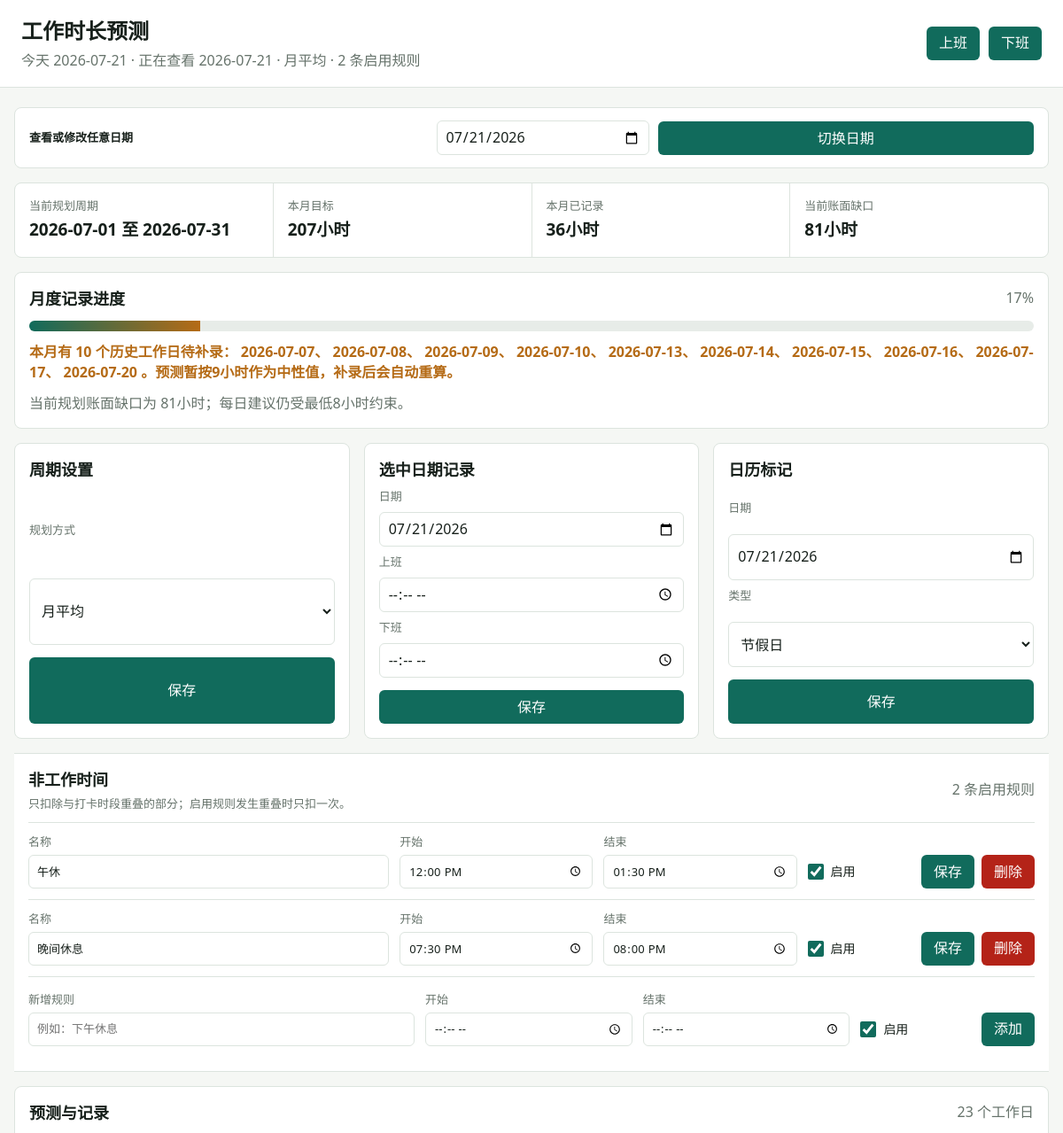
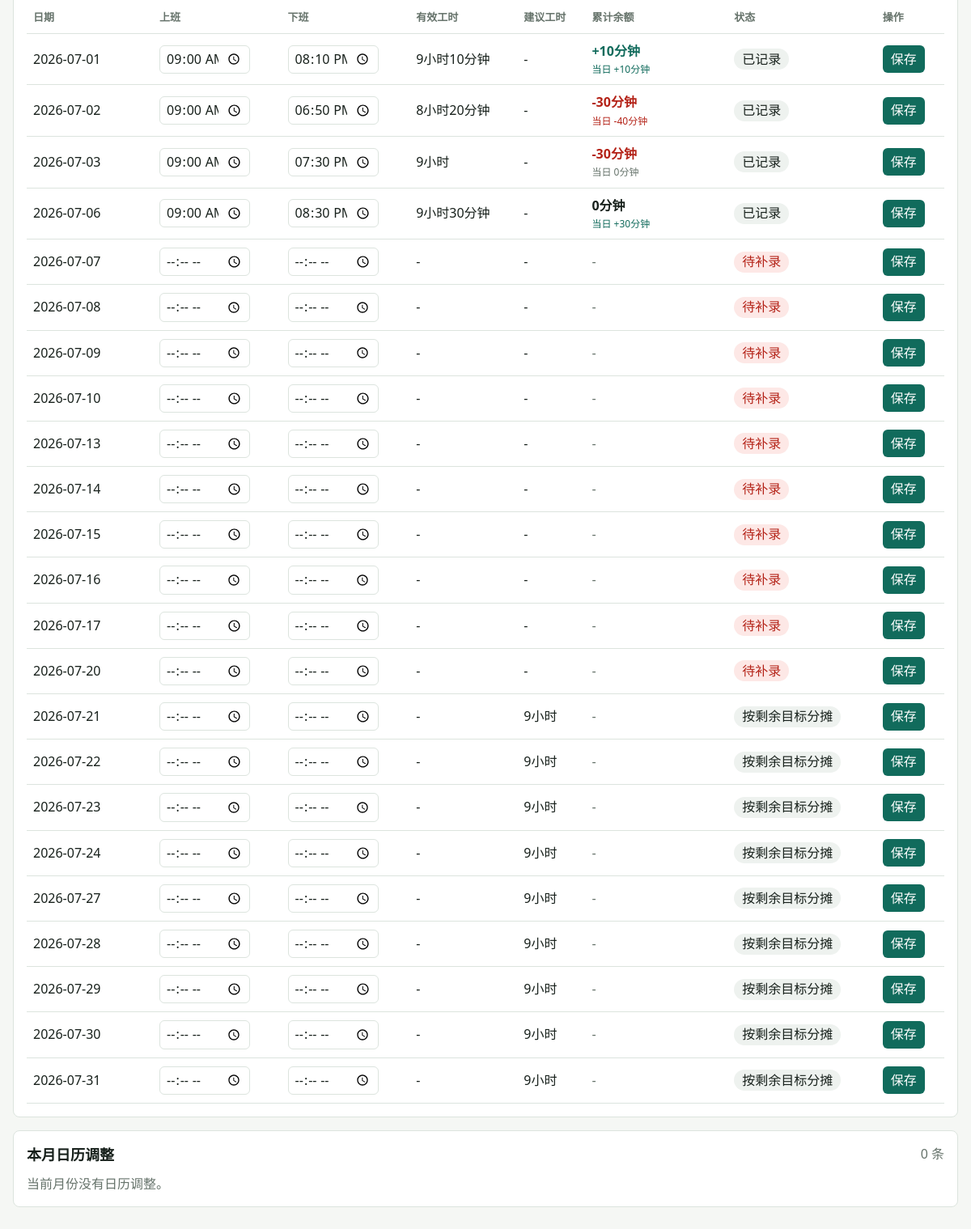
The page / on the database its author committed (2 pictures, top to bottom).
### tables this page shows
CREATE TABLE non_working_intervals (
                    id INTEGER PRIMARY KEY AUTOINCREMENT,
                    name TEXT NOT NULL,
                    start_time TEXT NOT NULL,
                    end_time TEXT NOT NULL,
                    enabled INTEGER NOT NULL DEFAULT 1
                        CHECK (enabled IN (0, 1))
                );

### src/workhours/web.py (the view)
    @app.get("/")
    def index():
        today = today_provider()
        selected_date = _selected_date(today)
        dashboard = _build_dashboard(store, today, selected_date)
        return render_template("index.html", **dashboard)

### src/workhours/domain.py (called while the page is built)
def is_workday(work_date: date, overrides: dict[date, DayOverride]) -> bool:
    override = overrides.get(work_date)
    if override == DayOverride.HOLIDAY:
        return False
    if override == DayOverride.WORKDAY:
        return True
    return work_date.weekday() < 5

def period_bounds(reference_date: date, period: PeriodMode) -> tuple[date, date]:
    month_start, month_end = _month_bounds(reference_date)
    if period == PeriodMode.WEEK:
        week_start = reference_date - timedelta(days=reference_date.weekday())
        week_end = week_start + timedelta(days=6)
        return max(week_start, month_start), min(week_end, month_end)
    return month_start, month_end

def _month_bounds(reference_date: date) -> tuple[date, date]:
    last_day = calendar.monthrange(reference_date.year, reference_date.month)[1]
    return (
        date(reference_date.year, reference_date.month, 1),
        date(reference_date.year, reference_date.month, last_day),
    )

def period_workdays(
    reference_date: date,
    period: PeriodMode,
    overrides: dict[date, DayOverride],
) -> list[date]:
    start, end = period_bounds(reference_date, period)
    days: list[date] = []
    current = start
    while current <= end:
        if is_workday(current, overrides):
            days.append(current)
        current += timedelta(days=1)
    return days

def _actual_minutes(
    work_date: date,
    entries: dict[date, WorkEntry],
    settings: ForecastSettings,
) -> int | None:
    entry = entries.get(work_date)
    if entry is None:
        return None
    return effective_minutes(entry, settings.non_working_intervals)

def _completed_minutes(
    workdays: list[date],
    entries: dict[date, WorkEntry],
    settings: ForecastSettings,
) -> int:
    total = 0
    for day in workdays:
        actual = _actual_minutes(day, entries, settings)
        if actual is not None:
            total += actual
    return total

def _monthly_balances(
    workdays: list[date],
    entries: dict[date, WorkEntry],
    settings: ForecastSettings,
) -> dict[date, tuple[int | None, int | None]]:
    balances: dict[date, tuple[int | None, int | None]] = {}
    cumulative = 0
    for day in workdays:
        actual = _actual_minutes(day, entries, settings)
        if actual is None:
            balances[day] = (None, None)
            continue
        daily = actual - settings.target_minutes_per_day
        cumulative += daily
        balances[day] = (daily, cumulative)
    return balances

### src/workhours/templates/index.html (shortened to what this page needs)
<!doctype html>
<html lang="zh-CN">
  <head>
    <link rel="stylesheet" href="{{ url_for('static', filename='styles.css') }}">
  </head>
  <body>
    <header class="topbar">
      <div>
        <h1>工作时长预测</h1>
        <p>今天 {{ today.isoformat() }} · 正在查看 {{ selected_date.isoformat() }} · {{ settings.period|mode_label }} · {{ enabled_interval_count }} 条启用规则</p>
      </div>
      <form class="quick-actions" method="post" action="{{ url_for('clock_in') }}">
        <button type="submit">上班</button>
      </form>
      <form class="quick-actions" method="post" action="{{ url_for('clock_out') }}">
        <button type="submit">下班</button>
      </form>
    </header>
    <main class="layout">
      <form class="date-focus" method="get" action="{{ url_for('index') }}">
        <label for="reference_date">查看或修改任意日期</label>
        <input id="reference_date" name="reference_date" type="date" value="{{ selected_date.isoformat() }}" required>
        <button type="submit">切换日期</button>
      </form>
      <section
        class="summary-band"
        data-month-target-minutes="{{ forecast.month_target_minutes }}"
        data-carryover-minutes="{{ forecast.carryover_minutes }}"
      >
        <div>
          <span class="label">当前规划周期</span>
          <strong>{{ forecast.period_start.isoformat() }} 至 {{ forecast.period_end.isoformat() }}</strong>
        </div>
        <div>
          <span class="label">本月目标</span>
          <strong>{{ forecast.month_target_minutes|minutes }}</strong>
        </div>
        <div>
          <span class="label">本月已记录</span>
          <strong>{{ forecast.month_completed_minutes|minutes }}</strong>
        </div>
        <div>
          <span class="label">当前账面缺口</span>
          <strong>{{ forecast.remaining_target_minutes|minutes }}</strong>
        </div>
      </section>
      <section class="progress-section">
        <div class="progress-head">
          <h2>月度记录进度</h2>
          <span>{{ period_progress }}%</span>
        </div>
        <div class="progress-track" aria-hidden="true">
          <div class="progress-fill" style="width: {{ period_progress }}%"></div>
        </div>
        {% if forecast.missing_history_days %}
          <p
            id="missing-history-warning"
            class="status warning"
            data-missing-count="{{ forecast.missing_history_days|length }}"
          >
            本月有 {{ forecast.missing_history_days|length }} 个历史工作日待补录：
            {% for day in forecast.missing_history_days %}
              {{ day.isoformat() }}{% if not loop.last %}、{% endif %}
            {% endfor %}。预测暂按9小时作为中性值，补录后会自动重算。
          </p>
        {% endif %}
        {% if forecast.goal_met %}
          <p class="status good">当前规划目标已完成，后续正常工作日仍按最低8小时显示。</p>
        {% else %}
          <p class="status">当前规划账面缺口为 {{ forecast.remaining_target_minutes|minutes }}；每日建议仍受最低8小时约束。</p>
        {% endif %}
      </section>
      <section class="tools-grid">
        <form class="tool-panel" method="post" action="{{ url_for('update_settings') }}">
          <h2>周期设置</h2>
          <label for="period">规划方式</label>
          <select id="period" name="period">
            {% for mode in period_modes %}
              <option value="{{ mode.value }}" {% if mode == settings.period %}selected{% endif %}>{{ mode|mode_label }}</option>
            {% endfor %}
          </select>
          <button type="submit">保存</button>
        </form>
        <form class="tool-panel" method="post" action="{{ url_for('save_entry') }}">
          <h2>选中日期记录</h2>
          <label for="work_date">日期</label>
          <input id="work_date" name="work_date" type="date" value="{{ selected_date.isoformat() }}" required>
          <label for="start_time">上班</label>
          <input id="start_time" name="start_time" type="time" value="{% if selected_entry and selected_entry.start %}{{ selected_entry.start.strftime('%H:%M') }}{% endif %}">
          <label for="end_time">下班</label>
          <input id="end_time" name="end_time" type="time" value="{% if selected_entry and selected_entry.end %}{{ selected_entry.end.strftime('%H:%M') }}{% endif %}">
          <button type="submit">保存</button>
        </form>
        <form class="tool-panel" method="post" action="{{ url_for('save_calendar_override') }}">
          <h2>日历标记</h2>
          <label for="calendar_date">日期</label>
          <input id="calendar_date" name="work_date" type="date" value="{{ selected_date.isoformat() }}" required>
          <label for="kind">类型</label>
          <select id="kind" name="kind">
            {% for kind in override_kinds %}
              <option value="{{ kind.value }}">{{ kind|override_label }}</option>
            {% endfor %}
          </select>
          <button type="submit">保存</button>
        </form>
      </section>
      <section class="interval-section">
        <div class="section-head">
          <div>
            <h2>非工作时间</h2>
            <p class="section-copy">只扣除与打卡时段重叠的部分；启用规则发生重叠时只扣一次。</p>
          </div>
          <span>{{ enabled_interval_count }} 条启用规则</span>
        </div>
        <div class="interval-list">
          {% for interval in non_working_intervals %}
            <form
              class="interval-row"
              method="post"
              action="{{ url_for('save_non_working_interval') }}"
              data-interval-id="{{ interval.interval_id }}"
              data-enabled="{{ 'true' if interval.enabled else 'false' }}"
            >
              <label class="field-group" for="interval-name-{{ interval.interval_id }}">
                <span>名称</span>
                <input id="interval-name-{{ interval.interval_id }}" name="name" type="text" value="{{ interval.name }}" required>
              </label>
              <label class="field-group" for="interval-start-{{ interval.interval_id }}">
                <span>开始</span>
                <input id="interval-start-{{ interval.interval_id }}" name="start_time" type="time" value="{{ interval.start.strftime('%H:%M') }}" required>
              </label>
              <label class="field-group" for="interval-end-{{ interval.interval_id }}">
                <span>结束</span>
                <input id="interval-end-{{ interval.interval_id }}" name="end_time" type="time" value="{{ interval.end.strftime('%H:%M') }}" required>
              </label>
              <label class="toggle-field" for="interval-enabled-{{ interval.interval_id }}">
                <input id="interval-enabled-{{ interval.interval_id }}" name="enabled" type="checkbox" value="1" {% if interval.enabled %}checked{% endif %}>
                <span>启用</span>
              </label>
              <div class="interval-actions">
                <button type="submit">保存</button>
                <button
                  class="danger-button"
                  type="submit"
                  formaction="{{ url_for('delete_non_working_interval') }}"
                  formnovalidate
                  onclick="return confirm('确定删除这条非工作时间规则吗？')"
                >删除</button>
              </div>
            </form>
          {% else %}
            <p class="empty interval-empty">当前没有非工作时间规则。</p>
          {% endfor %}
        </div>
        <form class="interval-create" method="post" action="{{ url_for('save_non_working_interval') }}">
          <label class="field-group" for="new-interval-name">
            <span>新增规则</span>
            <input id="new-interval-name" name="name" type="text" placeholder="例如：下午休息" required>
          </label>
          <label class="field-group" for="new-interval-start">
            <span>开始</span>
            <input id="new-interval-start" name="start_time" type="time" required>
          </label>
          <label class="field-group" for="new-interval-end">
            <span>结束</span>
            <input id="new-interval-end" name="end_time" type="time" required>
          </label>
          <label class="toggle-field" for="new-interval-enabled">
            <input id="new-interval-enabled" name="enabled" type="checkbox" value="1" checked>
            <span>启用</span>
          </label>
          <div class="interval-actions">
            <button type="submit">添加</button>
          </div>
        </form>
      </section>
      <section class="table-section">
        <div class="section-head">
          <h2>预测与记录</h2>
          <span>{{ forecast.workdays|length }} 个工作日</span>
        </div>
        <div class="table-wrap">
          <table>
            <thead>
              <tr>
                <th>日期</th>
                <th>上班</th>
                <th>下班</th>
                <th>有效工时</th>
                <th>建议工时</th>
                <th>累计余额</th>
                <th>状态</th>
                <th>操作</th>
              </tr>
            </thead>
            <tbody>
              {% for day, item in forecast.days.items() %}
                {% set entry = entries.get(day) %}
                {% set form_id = 'entry-form-' ~ day.isoformat() %}
                <tr data-work-date="{{ day.isoformat() }}">
                  <td class="entry-date-cell">
                    {{ day.isoformat() }}
                  </td>
                  <td>
                    <input class="table-input" type="time" name="start_time" value="{% if entry and entry.start %}{{ entry.start.strftime('%H:%M') }}{% endif %}" form="{{ form_id }}">
                  </td>
                  <td>
                    <input class="table-input" type="time" name="end_time" value="{% if entry and entry.end %}{{ entry.end.strftime('%H:%M') }}{% endif %}" form="{{ form_id }}">
                  </td>
                  <td>{{ item.actual_minutes|minutes }}</td>
                  <td>{{ item.recommended_minutes|minutes }}</td>
                  <td
                    class="balance-cell"
                    data-daily-balance-minutes="{% if item.daily_balance_minutes is not none %}{{ item.daily_balance_minutes }}{% endif %}"
                    data-cumulative-balance-minutes="{% if item.cumulative_balance_minutes is not none %}{{ item.cumulative_balance_minutes }}{% endif %}"
                  >
                    {% if item.cumulative_balance_minutes is not none %}
                      {% set cumulative_class = 'positive' if item.cumulative_balance_minutes > 0 else ('negative' if item.cumulative_balance_minutes < 0 else 'neutral') %}
                      {% set daily_class = 'positive' if item.daily_balance_minutes > 0 else ('negative' if item.daily_balance_minutes < 0 else 'neutral') %}
                      <span class="balance-value {{ cumulative_class }}">{{ item.cumulative_balance_minutes|balance_minutes }}</span>
                      <small class="balance-daily {{ daily_class }}">当日 {{ item.daily_balance_minutes|balance_minutes }}</small>
                    {% else %}
                      <span class="balance-empty">-</span>
                    {% endif %}
                  </td>
                  <td>
                    <span class="badge {% if item.compliant is sameas false or item.reason == 'missing_entry' %}bad{% elif item.reason == 'goal_met_minimum' %}good{% endif %}">
                      {{ item.reason|reason_label }}
                    </span>
                  </td>
                  <td>
                    <button class="small-button" type="submit" form="{{ form_id }}">保存</button>
                  </td>
                </tr>
              {% endfor %}
            </tbody>
          </table>
        </div>
      </section>
      <section class="table-section">
        <div class="section-head">
          <h2>本月日历调整</h2>
          <span>{{ overrides|length }} 条</span>
        </div>
        <div class="override-list">
          {% if overrides %}
            {% for work_date, kind in overrides.items() %}
              <form class="override-row" method="post" action="{{ url_for('delete_calendar_override') }}">
                <input type="hidden" name="work_date" value="{{ work_date.isoformat() }}">
                <span>{{ work_date.isoformat() }}</span>
                <strong>{{ kind|override_label }}</strong>
                <button type="submit">删除</button>
              </form>
            {% endfor %}
          {% else %}
            <p class="empty">当前月份没有日历调整。</p>
          {% endif %}
        </div>
      </section>
    </main>
  </body>
</html>

### rows shown on the page
non_working_intervals: name "午休", enabled "☑"
non_working_intervals: name "晚间休息", enabled "☑"

### other values the page prints
{{ today.isoformat() }} "2026-07-21"
{{ selected_date.isoformat() }} "2026-07-21"
{{ settings.period|mode_label }} "月平均"
{{ enabled_interval_count }} "2"
{{ forecast.period_start.isoformat() }} "2026-07-01"
{{ forecast.period_end.isoformat() }} "2026-07-31"
{{ forecast.month_target_minutes|minutes }} "207小时"
{{ forecast.month_completed_minutes|minutes }} "36小时"
{{ forecast.remaining_target_minutes|minutes }} "81小时"
{{ period_progress }} "17"
{{ forecast.missing_history_days|length }} "10"
{{ day.isoformat() }} "2026-07-07" "2026-07-08" "2026-07-09" "2026-07-10" "2026-07-13" "2026-07-14" "2026-07-15" "2026-07-16" "2026-07-17" "2026-07-20"
{{ forecast.workdays|length }} "23"
{{ day.isoformat() }} "2026-07-01" "2026-07-02" "2026-07-03" "2026-07-06" "2026-07-07" "2026-07-08" "2026-07-09" "2026-07-10" "2026-07-13" "2026-07-14" "2026-07-15" "2026-07-16" "2026-07-17" "2026-07-20" "2026-07-21" "2026-07-22" "2026-07-23" "2026-07-24" "2026-07-27" "2026-07-28" "2026-07-29" "2026-07-30" "2026-07-31"
{{ item.actual_minutes|minutes }} "9小时10分钟" "8小时20分钟" "9小时" "9小时30分钟" "-" "-" "-" "-" "-" "-" "-" "-" "-" "-" "-" "-" "-" "-" "-" "-" "-" "-" "-"
